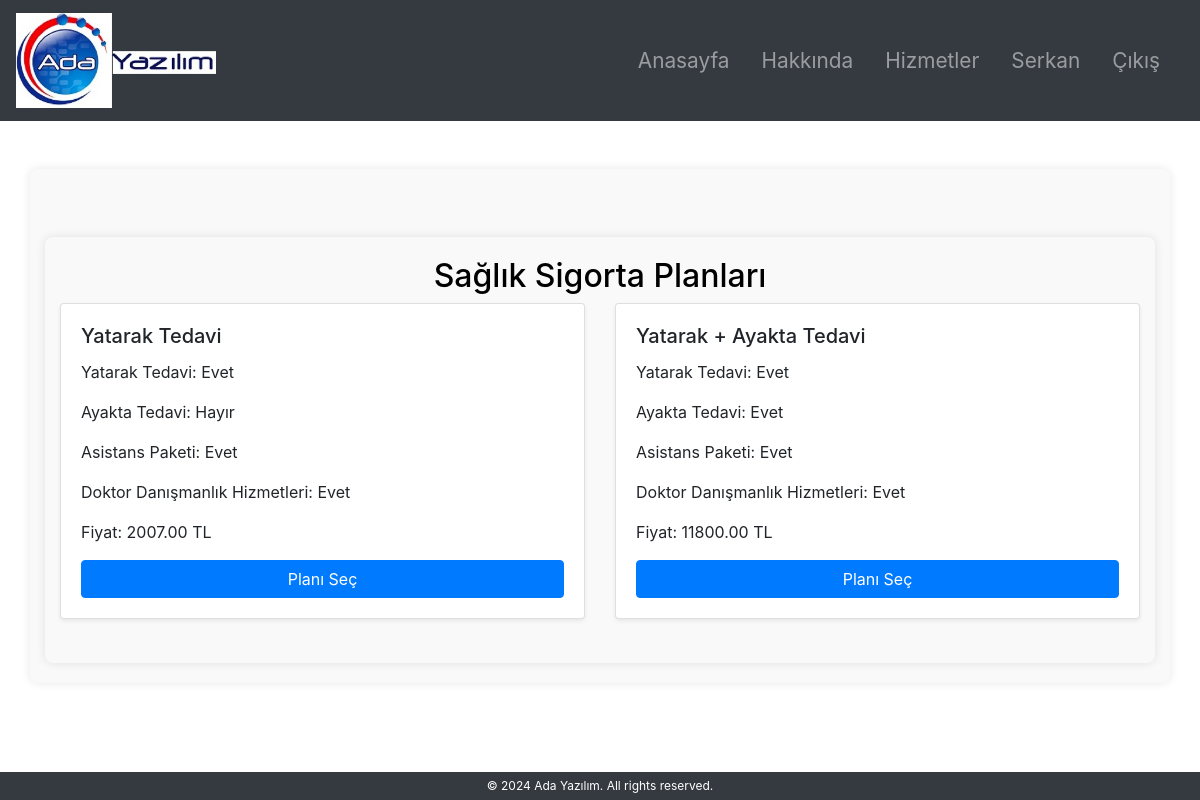
Screenshot of /services/health/ (signed in) with the database file from the repository.
### accounts/models.py (models this page shows, shortened)
class MyUser(AbstractBaseUser, PermissionsMixin):
    Id_No = models.CharField(max_length=11, unique=True)
    first_name = models.CharField(max_length=30)
    last_name = models.CharField(max_length=30)
    city = models.CharField(max_length=30)
    district = models.CharField(max_length=30)
    phone = models.CharField(max_length=15)
    email = models.EmailField(unique=True)
    is_active = models.BooleanField(default=True)
    is_staff = models.BooleanField(default=False)
    is_superuser = models.BooleanField(default=False)
    objects = MyUserManager()
    USERNAME_FIELD = 'Id_No'
    REQUIRED_FIELDS = ['first_name', 'last_name', 'email']
    """
    def clean(self):
        super().clean()
        if len(self.Id_No) != 11:
            raise ValidationError(_('Id_No must be exactly 11 characters long.'))
    """

### services/models.py (models this page shows, shortened)
class SaglikPlanlar(models.Model):
    plan_adi = models.CharField(max_length=255)
    yatarak_tedavi = models.BooleanField(default=False)
    ayakta_tedavi = models.BooleanField(default=False)
    asistans_paketi = models.BooleanField(default=False)
    doktor_danismanlik_hizmetleri = models.BooleanField(default=False)
    fiyat = models.DecimalField(max_digits=10, decimal_places=2)
    class Meta:
        verbose_name_plural = 'Saglik Planları'

### services/views.py (the view)
# urls.py: path('health/', views.health_insurance, name='health_insurance'),
def health_insurance(request):
    saglik_planlari = SaglikPlanlar.objects.all()
    return render(request, 'services/health_insurance.html', {'saglik_planlari': saglik_planlari})

### templates/services/health_insurance.html (shortened to what this page needs)
{% extends 'base.html' %}
{% block content %}
<div class="container mt-5">
    <h2 class="text-center">Sağlık Sigorta Planları</h2>
    <div class="row">
        {% for plan in saglik_planlari %}
        <div class="col-md-6">
            <div class="card mb-4 shadow-sm">
                <div class="card-body">
                    <h5 class="card-title">{{ plan.plan_adi }}</h5>
                    <p class="card-text">Yatarak Tedavi: {{ plan.yatarak_tedavi|yesno:"Evet,Hayır" }}</p>
                    <p class="card-text">Ayakta Tedavi: {{ plan.ayakta_tedavi|yesno:"Evet,Hayır" }}</p>
                    <p class="card-text">Asistans Paketi: {{ plan.asistans_paketi|yesno:"Evet,Hayır" }}</p>
                    <p class="card-text">Doktor Danışmanlık Hizmetleri: {{ plan.doktor_danismanlik_hizmetleri|yesno:"Evet,Hayır" }}</p>
                    <p class="card-text">Fiyat: {{ plan.fiyat }} TL</p>
                    <a href="{% url 'plan_select' plan.id %}" class="btn btn-primary">Planı Seç</a>
                </div>
            </div>
        </div>
        {% endfor %}
    </div>
</div>
{% endblock %}

### templates/navbar.html (shortened to what this page needs)
{% load static %}
<nav class="navbar navbar-expand-lg navbar-dark bg-dark">
    <a class="navbar-brand" href="{% url 'home' %}">
        <img src="{% static 'images/adalogo.png' %}" alt="Logo" width="200" height="100">
    </a>
    <div class="collapse navbar-collapse" id="navbarNav">
        <ul class="navbar-nav ml-auto">
            <li class="nav-item {% if request.path == '/' %}active{% endif %}">
                <a class="nav-link" href="{% url 'home' %}">Anasayfa</a>
            </li>
            <li class="nav-item {% if request.path == '/accounts/about/' %}active{% endif %}">
                <a class="nav-link" href="{% url 'about' %}">Hakkında</a>
            </li>
            <li class="nav-item {% if request.path == '/policies/services/' %}active{% endif %}">
                <a class="nav-link" href="{% url 'services' %}">Hizmetler</a>
            </li>
            {% if user.is_authenticated %}
                <li class="nav-item {% if request.path == '/accounts/user_profile/' %}active{% endif %}">
                    <a class="nav-link" href="{% url 'user_profile' %}">{{ user.first_name }}</a>
                </li>
                <li class="nav-item {% if request.path == '/accounts/logout/' %}active{% endif %}">
                    <a class="nav-link" href="{% url 'logout' %}">Çıkış</a>
                </li>
            {% endif %}
        </ul>
    </div>
</nav>

### static/css/style.css (style rules this page uses)
body { background-color: #f8f9fa; font-family: Arial, sans-serif; }
.navbar { display: flex; justify-content: space-between; align-items: center; padding: 1rem; background-color: #343a40; }
.navbar-brand { font-size: 1.5rem; color: white; }
.navbar-nav { display: flex; list-style: none; margin: 0; padding: 0; }
.navbar-nav li { margin-right: 1rem; }
.navbar-nav li a { color: white; text-decoration: none; font-size: 1.3rem; }
.text-center { color: black; }
.container { max-width: 600px; margin: 0 auto; padding: 20px; background-color: #f9f9f9; border-radius: 8px; box-shadow: 0 0 10px rgba(0, 0, 0, 0.1); }
.card { border-radius: 10px; box-shadow: 0 0 10px rgba(0, 0, 0, 0.1); }
.card-body { padding: 2rem; }
.btn-primary { width: 100%; }
img { max-width: 100%; height: auto; }
.card { margin-bottom: 20px; transition: transform 0.3s ease; }
h2 { text-align: center; }

### rows the page displays
MyUser: first_name "Serkan"
SaglikPlanlar: plan_adi "Yatarak Tedavi", yatarak_tedavi "Evet", ayakta_tedavi "Hayır", asistans_paketi "Evet", doktor_danismanlik_hizmetleri "Evet", fiyat "2007.00"
SaglikPlanlar: plan_adi "Yatarak + Ayakta Tedavi", yatarak_tedavi "Evet", ayakta_tedavi "Evet", asistans_paketi "Evet", doktor_danismanlik_hizmetleri "Evet", fiyat "11800.00"
